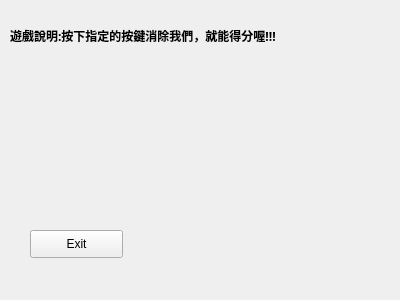
<?xml version="1.0" encoding="UTF-8"?>
<ui version="4.0">
 <class>Form</class>
 <widget class="QWidget" name="Form">
  <property name="geometry">
   <rect>
    <x>0</x>
    <y>0</y>
    <width>400</width>
    <height>300</height>
   </rect>
  </property>
  <property name="windowTitle">
   <string>Form</string>
  </property>
  <widget class="QPushButton" name="pushButton_2">
   <property name="geometry">
    <rect>
     <x>30</x>
     <y>230</y>
     <width>93</width>
     <height>28</height>
    </rect>
   </property>
   <property name="text">
    <string>Exit</string>
   </property>
  </widget>
  <widget class="QLabel" name="label">
   <property name="geometry">
    <rect>
     <x>10</x>
     <y>-90</y>
     <width>361</width>
     <height>251</height>
    </rect>
   </property>
   <property name="font">
    <font>
     <family>Vrinda</family>
     <pointsize>9</pointsize>
     <weight>75</weight>
     <bold>true</bold>
    </font>
   </property>
   <property name="text">
    <string>遊戲說明:按下指定的按鍵消除我們，就能得分喔!!!</string>
   </property>
  </widget>
  <widget class="QLabel" name="label_2">
   <property name="geometry">
    <rect>
     <x>20</x>
     <y>20</y>
     <width>111</width>
     <height>161</height>
    </rect>
   </property>
   <property name="text">
    <string/>
   </property>
   <property name="pixmap">
    <pixmap resource="pics.qrc">:/pics/dancer_2a4.png</pixmap>
   </property>
  </widget>
  <widget class="QLabel" name="label_3">
   <property name="geometry">
    <rect>
     <x>190</x>
     <y>20</y>
     <width>121</width>
     <height>181</height>
    </rect>
   </property>
   <property name="text">
    <string/>
   </property>
   <property name="pixmap">
    <pixmap resource="pics.qrc">:/pics/dancer_2n14.png</pixmap>
   </property>
  </widget>
 </widget>
 <resources>
  <include location="pics.qrc"/>
 </resources>
 <connections>
  <connection>
   <sender>pushButton_2</sender>
   <signal>clicked()</signal>
   <receiver>Form</receiver>
   <slot>close()</slot>
   <hints>
    <hint type="sourcelabel">
     <x>95</x>
     <y>240</y>
    </hint>
    <hint type="destinationlabel">
     <x>165</x>
     <y>238</y>
    </hint>
   </hints>
  </connection>
 </connections>
</ui>
